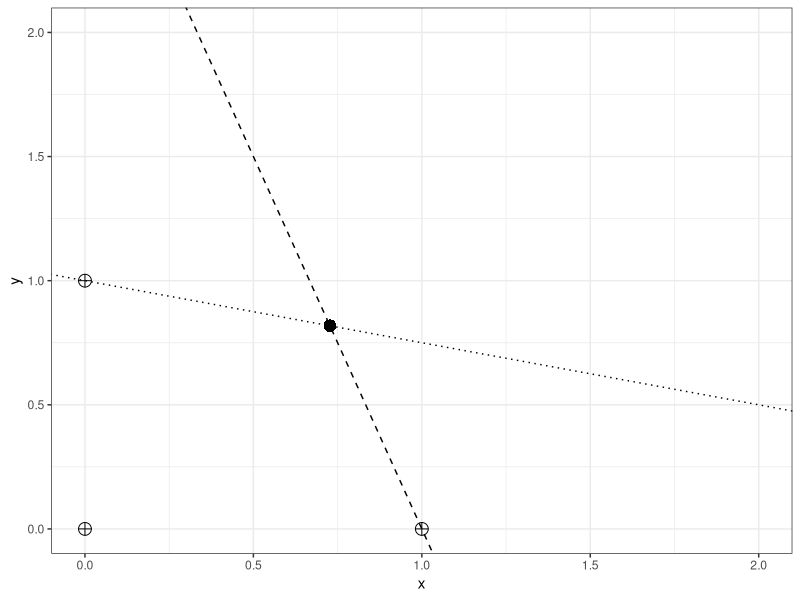
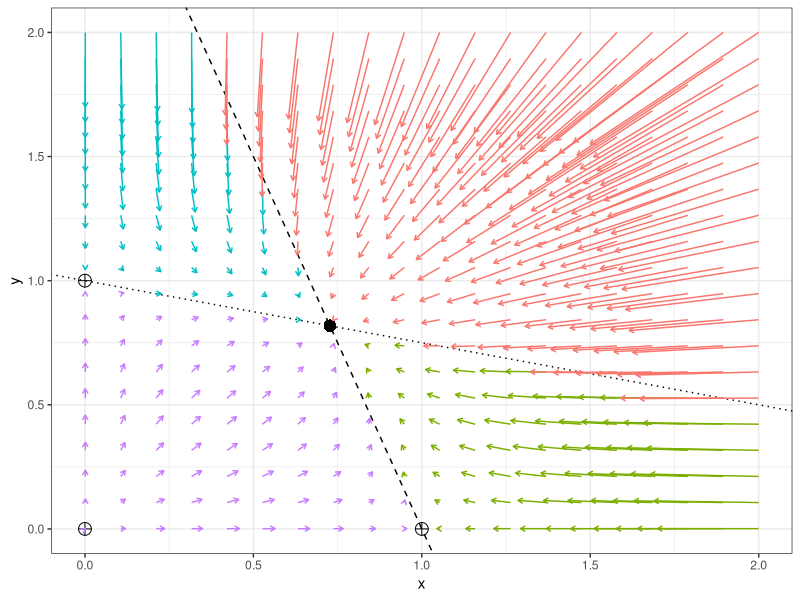
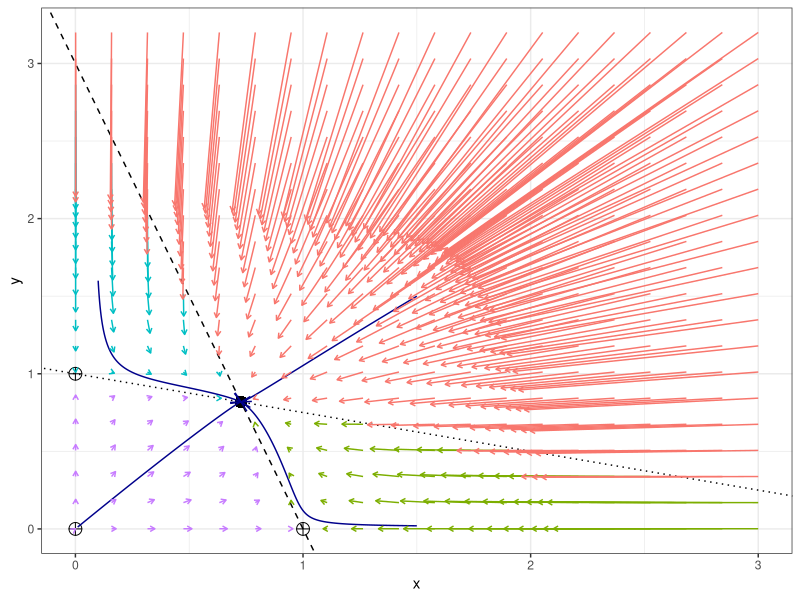
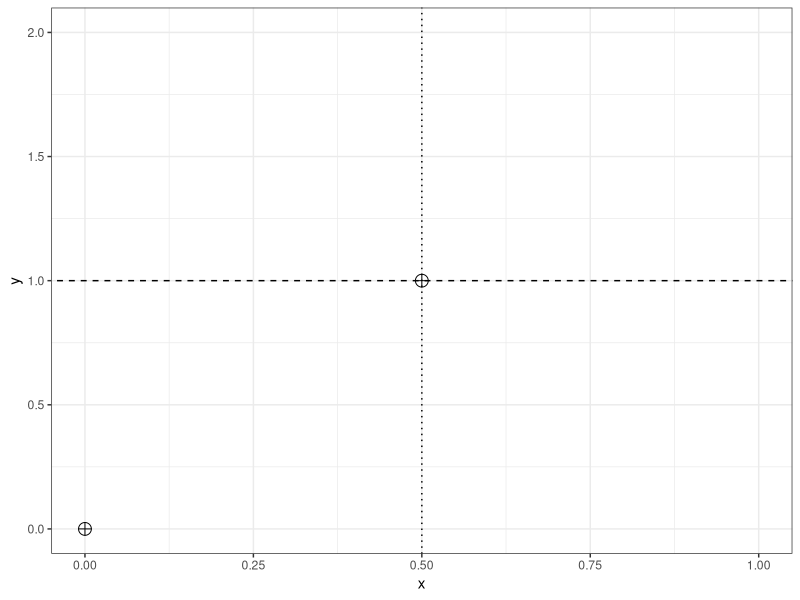
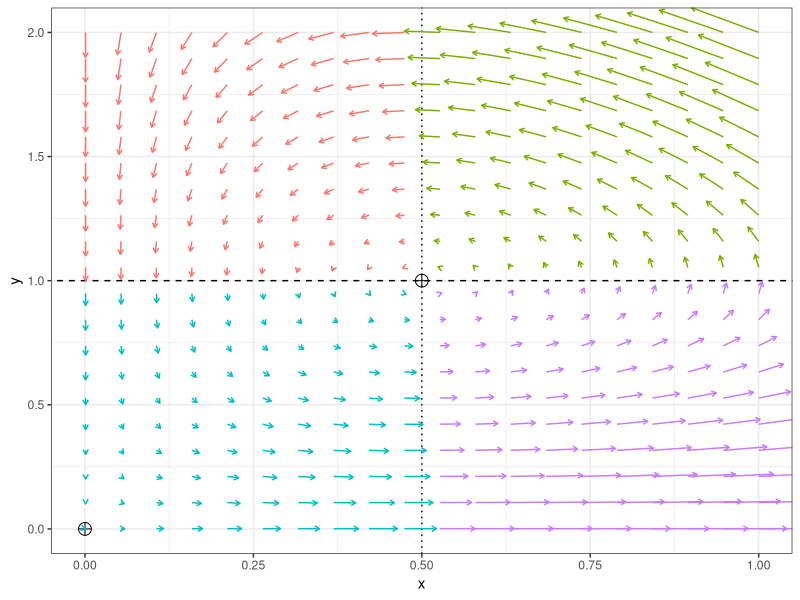
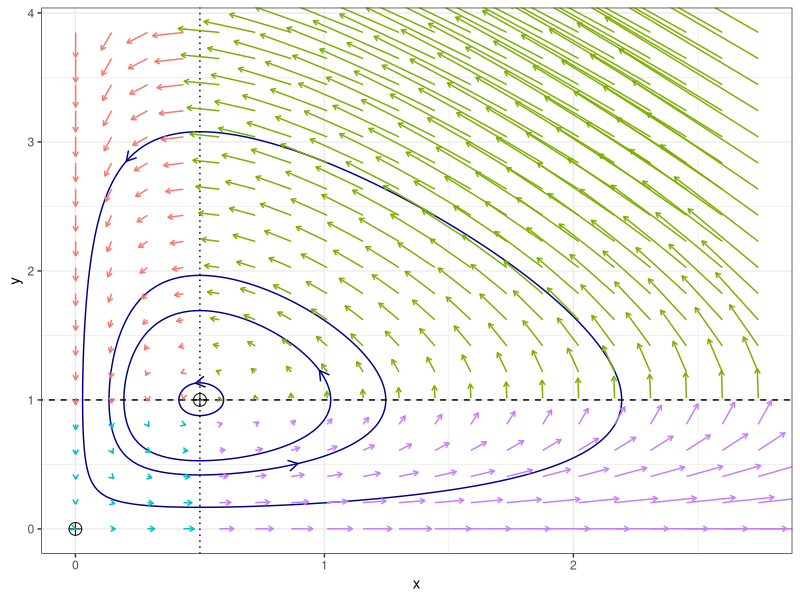

The R script that drew these images, in order:
## ---- chunk 1
#| warning: false
#| message: false
#| echo: false
library(tidyverse) # plotting, data organization
library(deSolve) # integrate differential equations
## ---- chunk 2
#| echo: false
#| message: false
#| warning: false
THRESH <- 10^-10
glv_dxdt <- function(x, parms) x * (parms$r + as.vector(parms$A %*% x))

glv_2 <- function(t, x, parms){
  x[x < THRESH] <- 0
  dxdt <- glv_dxdt(x, parms)
  return(list(dxdt))
}

is_stable <- function(z, r, A){
  M <- matrix(c(
    r[1] + 2 * A[1,1] * z[1] + A[1,2] * z[2], A[1,2] * z[1], 
    A[2,1] * z[2], r[2] + 2 * A[2,2] * z[2] + A[2,1] * z[1]
  ), 2, 2, byrow = TRUE)
  st <- max(Re(eigen(M, only.values = TRUE)$values))
  if (st < -10^-10) return("1")
  return("0")
}

# one-size-fits all plots for 2-spp GLV
glv2_plot_all <- function(parms, 
                          plot_isoclines = TRUE,
                          plot_flow = TRUE,
                          plot_trajectories = FALSE,
                          # params for size of graph
                          xlims = c(0, 1.25), 
                          ylims = c(0, 1.25),
                          # params for flow
                          num_arrows = 20,
                          arrow_length = 0.1,
                          # params for trajectories
                          initial_conditions = NULL,
                          time_length = 50,
                          time_step = 0.01
                          ){
  A <- parms$A
  r <- parms$r
  # compute equilibria
  # 1) trivial
  xs <- tibble(x = 0, y = 0)
  # 2) marginal
  if ((A[1,1] != 0) & (-r[1] / A[1,1] > 0)) {
    xs <- bind_rows(xs, tibble(x = -r[1] / A[1,1], y = 0))
  }
  if ((A[2,2]) & (-r[2] / A[2,2] > 0)) {
    xs <- bind_rows(xs, tibble(y = -r[2] / A[2,2], x = 0))
  }
  # 3) coexistence
  tmp <- as.vector(solve(A, -r))
  if(all(tmp > 0)) xs <- bind_rows(xs, tibble(x = tmp[1], y = tmp[2]))
  # now compute their local stability
  xs <- xs %>% add_column(stable = apply(xs, 1, is_stable, A = A, r = r))
  pl <- ggplot(data = xs) + 
    aes(x = x, y = y) + 
    geom_point(aes(shape = stable), size = 4) + 
    scale_shape_manual(values = c("0" = 10, "1" = 16))
  # compute isoclines
  if (plot_isoclines){
    intercepts <- c(-r[1] / A[1,2], -r[2] / A[2,2])
    slopes <- c(-A[1,1] / A[1,2], -A[2,1] / A[2,2])
    if(A[2,2] == 0) intercepts[2] <- -r[2] / A[2,1]
    pl <- pl + geom_abline(slope = slopes[1], intercept = intercepts[1], linetype = 2)
    if (!is.infinite(slopes[2])) {
      pl <- pl + geom_abline(slope = slopes[2], intercept = intercepts[2], linetype = 3)
    } else {
      pl <- pl + geom_vline(xintercept = intercepts[2], linetype = 3)
    }
  }
  # trajectories
  if (plot_trajectories){
    dt_trajectories <- tibble()
    # initial_conditions is a matrix of initial conditions
    for (i in 1:nrow(initial_conditions)){
      tmp <- ode(y = initial_conditions[i,], 
                 times = seq(0, time_length, by = time_step),
                 func = glv_2, parms = parms, method = "ode45") %>% 
        as.data.frame() %>% as_tibble()
      tmp <- tmp[,-1]
      colnames(tmp) <- c("x", "y")
      tmp <- tmp %>% mutate(trajectory = i)
      dt_trajectories <- bind_rows(dt_trajectories, tmp)
    }
    pl <- pl + geom_path(data = dt_trajectories, 
                         aes(x = x, y = y, group = trajectory),
                         arrow = arrow(length = unit(0.02, "npc")), 
                         colour = "darkblue")
    xs <- xs %>% select(-stable)
    xs <- bind_rows(xs, dt_trajectories)
    xs[is.na(xs)] <- 0
    xs$x[is.infinite(xs$x)] <- NA
    xs$y[is.infinite(xs$y)] <- NA
  }
  if (plot_flow){
    # flow
    xx <- seq(0.001, xlims[2] * max(0.01, max(xs[,1])), length.out = num_arrows)
    yy <- seq(0.001, ylims[2] * max(0.01, max(xs[,2])), length.out = num_arrows)
    tb_flow <- expand_grid(xx, yy)
    colnames(tb_flow) <- c("x", "y")
    # compute dxdt
    tb_flow2 <- t(apply(tb_flow, 1, glv_dxdt, parms = parms))
    colnames(tb_flow2) <- c("xend", "yend")
    tb_flow2 <- tb_flow2 %>% as_tibble() %>% 
      mutate(col_arrow = paste(sign(xend), sign(yend)))
    tb_flow <- bind_cols(tb_flow, tb_flow2) %>% mutate(xend = x + xend * arrow_length, 
                                                     yend = y + yend * arrow_length)
    pl <- pl + geom_segment(data = tb_flow, 
                    aes(xend = xend, yend = yend, 
                        colour = col_arrow, 
                        x = x, y = y), arrow = arrow(length = unit(0.01, "npc")))
  }
  pl <- pl + 
    coord_cartesian(xlim = xlims * max(0.01, max(xs[,1], na.rm = TRUE)),
    ylim = ylims * max(0.01, max(xs[,2], na.rm = TRUE)))
  pl <- pl + theme_bw() + theme(legend.position = "none")
  show(pl)
}
## ---- chunk 3
#| echo: false
rho <- 1
A12 <- 1/3
A21 <- 1/4
parms_c1 <- list(r = c(1, rho), A = matrix(-c(1, A21, A12, 1), 2, 2))
glv2_plot_all(parms = parms_c1, 
              plot_isoclines = TRUE, 
              plot_flow = FALSE, 
              plot_trajectories = FALSE,
              xlims = c(0,2), ylims = c(0,2))
## ---- chunk 4
#| echo: false
glv2_plot_all(parms = parms_c1, 
              plot_isoclines = TRUE, 
              plot_flow = TRUE, 
              plot_trajectories = FALSE,
              xlims = c(0,2), ylims = c(0,2), arrow_length = 0.15)
## ---- chunk 5
glv2_plot_all(parms = parms_c1, 
              plot_isoclines = TRUE, 
              plot_flow = TRUE, 
              plot_trajectories = TRUE,
              initial_conditions = matrix(c(0.01, 0.012, 
                                            1.5, 0.02,
                                            0.1, 1.6,
                                            1.5, 1.5), 
                                          4, 2, byrow = TRUE),
              xlims = c(0,2), ylims = c(0,2), arrow_length = 0.15)
## ---- chunk 6
#| echo: false
alpha <- 0.5
parms_lv_pred_prey <- list(r = c(1, -alpha), A = matrix(c(0,1,-1,0), 2, 2))
glv2_plot_all(parms = parms_lv_pred_prey, 
              plot_isoclines = TRUE, 
              plot_flow = FALSE, 
              plot_trajectories = FALSE,
              xlims = c(0,2), ylims = c(0,2))
## ---- chunk 7
#| echo: false
glv2_plot_all(parms = parms_lv_pred_prey, 
              plot_isoclines = TRUE, 
              plot_flow = TRUE, 
              plot_trajectories = FALSE,
              xlims = c(0,2), ylims = c(0,2))
## ---- chunk 8
#| echo: false
glv2_plot_all(parms = parms_lv_pred_prey, 
              plot_isoclines = TRUE, 
              plot_flow = TRUE, 
              plot_trajectories = TRUE,
              initial_conditions = matrix(c(
                0.9 * alpha, 0.9,
                0.6 * alpha, 0.6,
                0.5 * alpha, 0.5,
                0.25 * alpha, 0.25
              ), 4, 2, byrow = TRUE))
